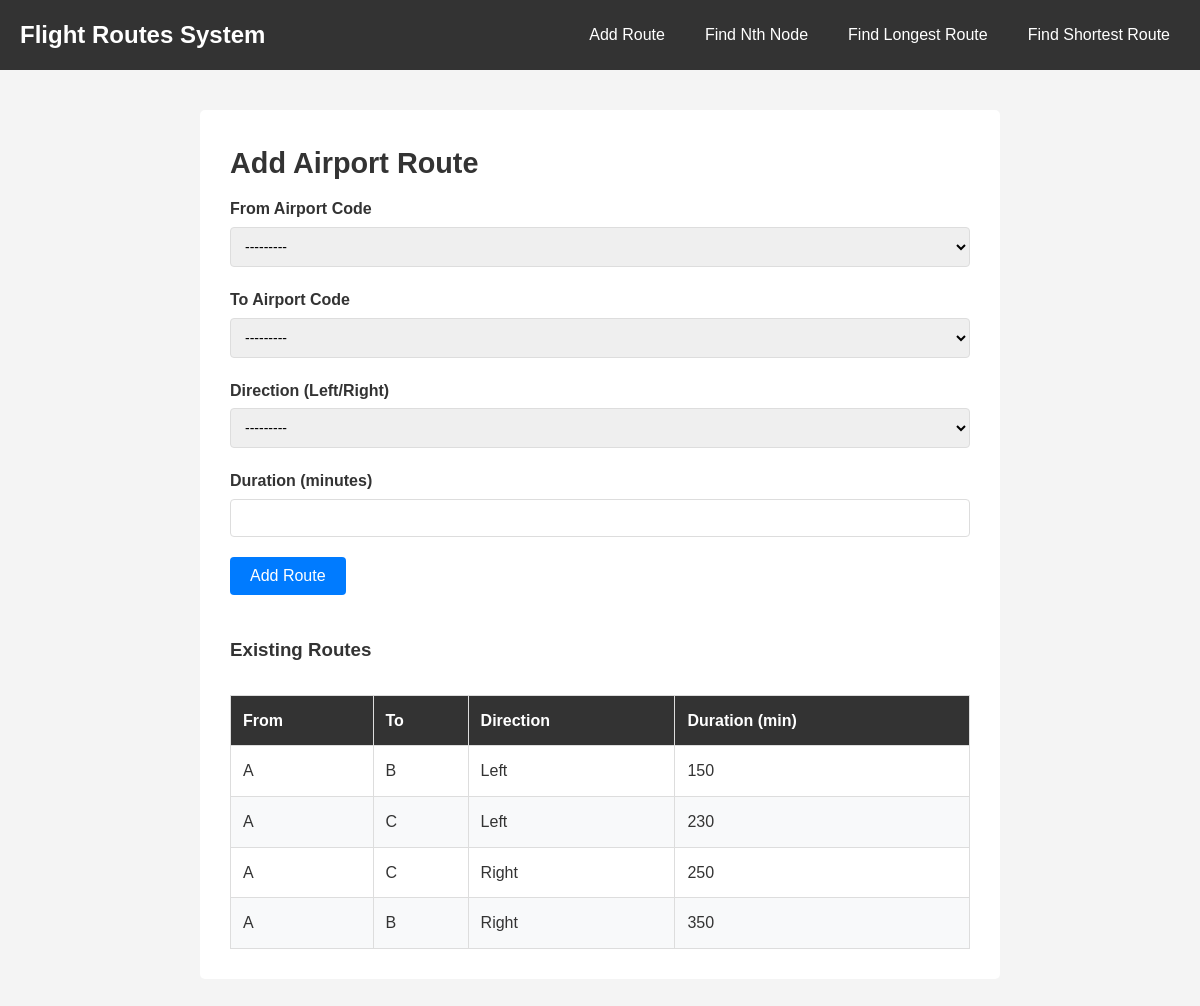
/add-route/, run on the app's committed database.
### routes/models.py (models this page shows, shortened)
class Route(models.Model):
    DIRECTION_CHOICES = [
        ('left', 'Left'),
        ('right', 'Right'),
    ]
    from_airport = models.ForeignKey(
        Airport,
        on_delete=models.CASCADE,
        related_name='outgoing_routes'
    )
    to_airport = models.ForeignKey(
        Airport,
        on_delete=models.CASCADE,
        related_name='incoming_routes'
    )
    direction = models.CharField(
        max_length=5,
        choices=DIRECTION_CHOICES
    )
    duration = models.IntegerField(
        validators=[MinValueValidator(1)],
        help_text="Duration in minutes"
    )
    class Meta:
        unique_together = ['from_airport', 'to_airport', 'direction']
        ordering = ['from_airport', 'direction']

class Airport(models.Model):
    code = models.CharField(max_length=10, unique=True, primary_key=True)
    position = models.IntegerField(
        validators=[MinValueValidator(0)],
        help_text="Position number of the airport"
    )
    class Meta:
        ordering = ['code']
    def __str__(self):
        return f"Airport {self.code}"

### routes/views.py (the view)
# urls.py: path('add-route/', views.add_route, name='add_route'),
def add_route(request):
    if request.method == 'POST':
        form = RouteForm(request.POST)
        if form.is_valid():
            form.save()
            messages.success(request, 'Route added successfully!')
            return redirect('add_route')
    else:
        form = RouteForm()
    routes = Route.objects.all()
    return render(request, 'routes/add_route.html', {
        'form': form,
        'routes': routes
    })

### routes/forms.py (shortened to what this page needs)
class RouteForm(forms.ModelForm):
    class Meta:
        model = Route
        fields = ['from_airport', 'to_airport', 'direction', 'duration']
        widgets = {
            'from_airport': forms.Select(attrs={'class': 'form-control'}),
            'to_airport': forms.Select(attrs={'class': 'form-control'}),
            'direction': forms.Select(attrs={'class': 'form-control'}),
            'duration': forms.NumberInput(attrs={'class': 'form-control', 'min': '1'}),
        }
        labels = {
            'from_airport': 'From Airport Code',
            'to_airport': 'To Airport Code',
            'direction': 'Direction (Left/Right)',
            'duration': 'Duration (minutes)',
        }

### routes/templates/routes/add_route.html (shortened to what this page needs)
{% extends 'routes/base.html' %}
{% block content %}
<div class="content-box">
    <h2>Add Airport Route</h2>
    <form method="post">
        {% for field in form %}
            <div class="form-group">
                <label for="{{ field.id_for_label }}">{{ field.label }}</label>
                {{ field }}
            </div>
        {% endfor %}
        <button type="submit" class="btn btn-primary">Add Route</button>
    </form>
    {% if routes %}
    <div class="routes-section">
        <h3>Existing Routes</h3>
        <table class="data-table">
            <thead>
                <tr>
                    <th>From</th>
                    <th>To</th>
                    <th>Direction</th>
                    <th>Duration (min)</th>
                </tr>
            </thead>
            <tbody>
                {% for route in routes %}
                <tr>
                    <td>{{ route.from_airport.code }}</td>
                    <td>{{ route.to_airport.code }}</td>
                    <td>{{ route.get_direction_display }}</td>
                    <td>{{ route.duration }}</td>
                </tr>
                {% endfor %}
            </tbody>
        </table>
    </div>
    {% endif %}
</div>
{% endblock %}

### routes/templates/routes/base.html (shortened to what this page needs)
{% load static %}
<!DOCTYPE html>
<html lang="en">
<head>
    <link rel="stylesheet" href="{% static 'routes/css/style.css' %}">
</head>
<body>
    <nav class="navbar">
        <div class="container">
            <a href="{% url 'home' %}" class="navbar-brand">Flight Routes System</a>
            <ul class="nav-menu">
                <li><a href="{% url 'add_route' %}">Add Route</a></li>
                <li><a href="{% url 'find_nth_node' %}">Find Nth Node</a></li>
                <li><a href="{% url 'find_longest_route' %}">Find Longest Route</a></li>
                <li><a href="{% url 'find_shortest_route' %}">Find Shortest Route</a></li>
            </ul>
        </div>
    </nav>
    <div class="container">
        {% block content %}
        {% endblock %}
    </div>
</body>
</html>

### routes/static/routes/css/style.css (style rules this page uses)
* { margin: 0; padding: 0; box-sizing: border-box; }
body { font-family: Arial, sans-serif; background-color: #f4f4f4; line-height: 1.6; color: #333; }
.navbar { background-color: #333; color: white; padding: 1rem 0; }
.navbar .container { max-width: 1200px; margin: 0 auto; padding: 0 20px; display: flex; justify-content: space-between; align-items: center; }
.navbar-brand { color: white; text-decoration: none; font-size: 1.5rem; font-weight: bold; }
.nav-menu { list-style: none; display: flex; gap: 20px; }
.nav-menu a { color: white; text-decoration: none; padding: 5px 10px; }
.container { max-width: 1200px; margin: 0 auto; padding: 20px; }
.btn { display: inline-block; padding: 10px 20px; border: none; border-radius: 4px; cursor: pointer; text-decoration: none; font-size: 16px; }
.btn-primary { background-color: #007bff; color: white; }
.content-box { background-color: white; padding: 30px; margin: 20px auto; max-width: 800px; border-radius: 5px; }
.content-box h2 { margin-bottom: 10px; color: #333; font-size: 1.8rem; }
.form-group { margin-bottom: 20px; }
.form-group label { display: block; margin-bottom: 5px; font-weight: bold; color: #333; }
.form-group input, .form-group select { width: 100%; padding: 10px; border: 1px solid #ddd; border-radius: 4px; font-size: 14px; }
.data-table { width: 100%; border-collapse: collapse; margin-top: 30px; }
.data-table th, .data-table td { padding: 12px; text-align: left; border: 1px solid #ddd; }
.data-table th { background-color: #333; color: white; font-weight: bold; }
.data-table tr:nth-child(even) { background-color: #f8f9fa; }
.routes-section { margin-top: 40px; }
.routes-section h3 { margin-bottom: 15px; color: #333; }

### data on the page
Route: from_airport.code "A", to_airport.code "B", direction "Left", duration "150"
Route: from_airport.code "A", to_airport.code "C", direction "Left", duration "230"
Route: from_airport.code "A", to_airport.code "C", direction "Right", duration "250"
Route: from_airport.code "A", to_airport.code "B", direction "Right", duration "350"

### other printed values
{{ field.label }} "From Airport Code" "To Airport Code" "Direction (Left/Right)" "Duration (minutes)"
